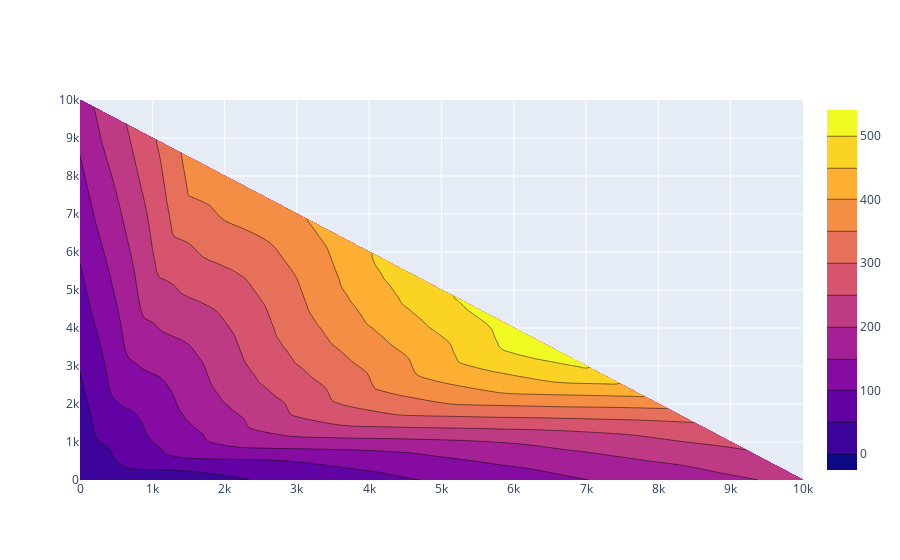

The code cell stored with this chart in its notebook:
### Code cell
import plotly.graph_objects as go

fig = go.Figure(data =
    go.Contour(
        z=-vf,
        x=S,
        y=I
    ))
fig.show()
